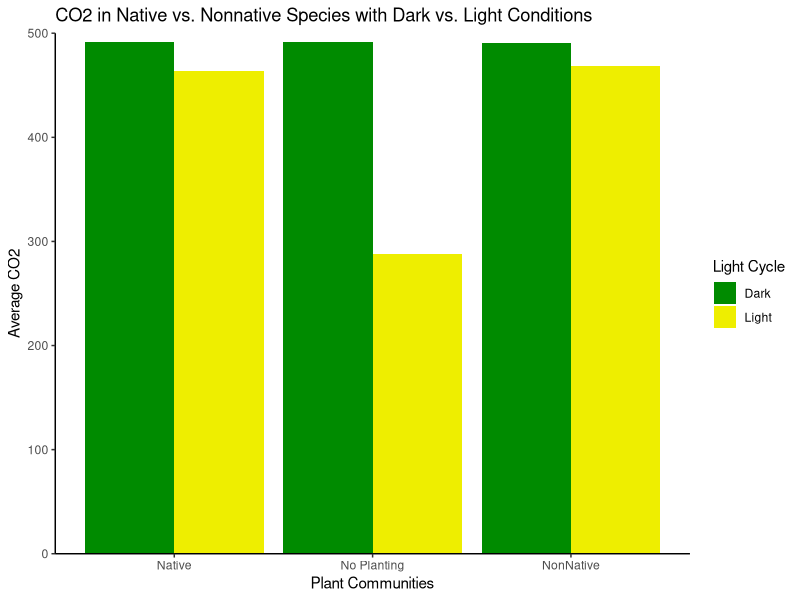
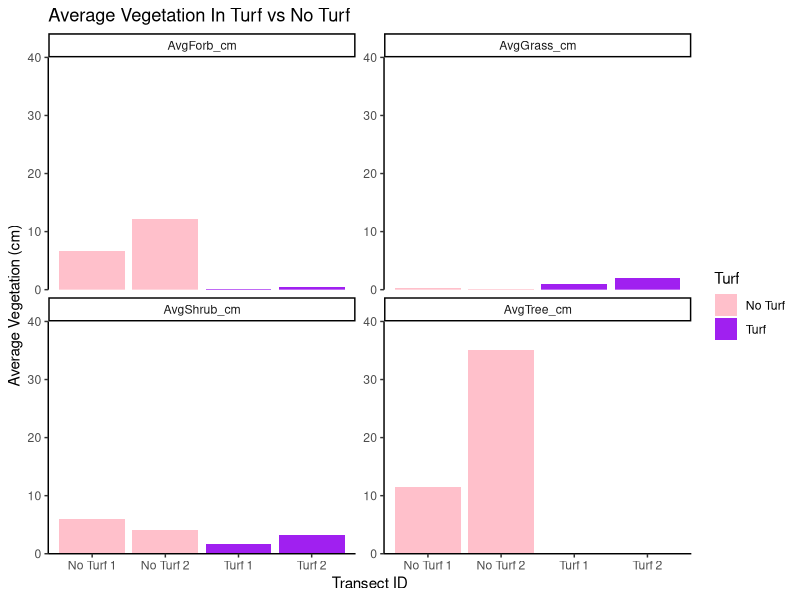

R code for these plots, in order:
## ---- chunk 1
library(tidyr)
library(dplyr)
library(ggplot2)

## ---- chunk 2
carbonflux <-read.csv("CarbonFlux_Primary.csv")
vegheight <-read.csv("VegHeight_Primary.csv")

## ---- chunk 3
#take the average CO2 for the 240 second readings for Dark and Light cycles and group by native/non native
mean_cf <- carbonflux %>%
  group_by(Treatment,CycleType) %>%
  summarize(meannative = mean(CO2_ppm)) %>%
  rename(AvgCO2 = meannative)

#two-way anova
#cf_aov <-summary(aov(CO2_ppm ~ Treatment + CycleType, data = carbonflux))
#cf_aov <-summary(aov(AvgCO2 ~ Treatment + CycleType, data = mean_cf))
## ---- chunk 4
#take the average of tree, shrub, grass, and forb height data for Turf and No Turf and group by transect ID
mean_vh <- vegheight |>
  group_by(Transect_ID, Turf) |>
  summarize(AvgGrass_cm = mean(Grass_Height_cm),
            AvgForb_cm = mean(Forb_Height_cm),
            AvgShrub_cm = mean(Shrub_Height_cm),
            AvgTree_cm = mean(Tree_Height_cm))
## ---- chunk 5

## ---- chunk 6

#Grouped barplot
ggplot(mean_cf, aes(x=Treatment, y=AvgCO2, fill= CycleType)) + 
  geom_bar(stat = "identity", position = "dodge") +
  labs(title="CO2 in Native vs. Nonnative Species with Dark vs. Light Conditions",
        x ="Plant Communities", y = "Average CO2", fill = "Light Cycle")+
  scale_fill_manual(values=c("Green4", "Yellow2"))+
  theme_classic() + 
  scale_y_continuous(limit = c(0,500),expand = expansion(mult = 0, add = 0))
## ---- chunk 7

# Reshape the data into long format
mean_vh_long <- pivot_longer(mean_vh, cols = c(AvgGrass_cm, AvgShrub_cm, AvgForb_cm, AvgTree_cm), names_to = "Vegetation_Type", values_to = "Value")

# Plot
ggplot(mean_vh_long, aes(x = Transect_ID, y = Value, fill = Turf)) + 
  geom_col(position = "dodge") +
  # Separate panels for each vegetation type
  facet_wrap(~Vegetation_Type, scales = "free_y") +
  labs(title="Average Vegetation In Turf vs No Turf",
        x ="Transect ID", y = "Average Vegetation (cm)", fill = "Turf")+
  scale_fill_manual(values=c("Pink", "Purple"))+
  theme_classic() + 
  scale_y_continuous(limit = c(0,40),expand = expansion(mult = 0, add = 0))
## ---- chunk 8

